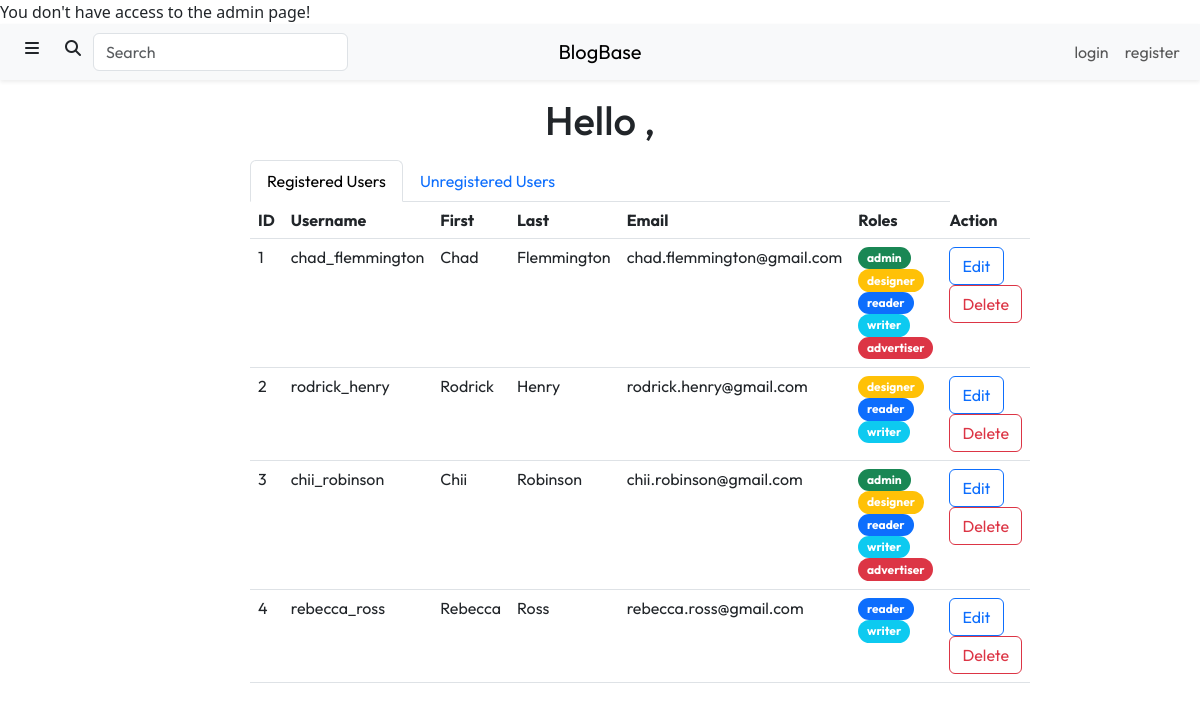
/content/admin.php, run on the app's committed database.
### tables this page shows
CREATE TABLE `Users` (
  `user_id` int(11) NOT NULL,
  `username` varchar(50) NOT NULL,
  `first_name` varchar(50) NOT NULL,
  `last_name` varchar(50) NOT NULL,
  `email` varchar(50) NOT NULL,
  `password` varchar(255) NOT NULL,
  `approved` tinyint(1) NOT NULL DEFAULT 0,
  `reader` tinyint(1) NOT NULL DEFAULT 1,
  `writer` tinyint(1) NOT NULL DEFAULT 0,
  `designer` tinyint(1) NOT NULL DEFAULT 0,
  `advertiser` tinyint(1) NOT NULL DEFAULT 0,
  `admin` tinyint(1) NOT NULL DEFAULT 0
);

### content/admin.php (the view, shortened to what this page needs)
<?php
require_once "../include/connect.inc.php";
?>
<!DOCTYPE html>
<html lang="en">
    <head>
        <link rel="stylesheet" href="https://cdn.jsdelivr.net/npm/bootstrap@5.3.0-alpha1/dist/css/bootstrap.min.css">
        <link rel="stylesheet" href="https://cdnjs.cloudflare.com/ajax/libs/font-awesome/6.2.1/css/all.min.css">
        <link rel="stylesheet" href="./css/styles.css">
    </head>
    <body>
        <div class="header">
            <?php include "./views/header.php" ?>
        </div>
        <div class="container mt-3 mb-3 text-center">
            <h1>Hello <?php echo $user_info['username'] ?>,</h1>
        </div>
        <div class="col-10 col-lg-7 mx-auto mt-3">
            <ul class="nav nav-tabs" id="users-tab" role="tablist">
                <li class="nav-item" role="presentation">
                    <button class="nav-link active" id="registered-tab" data-bs-toggle="tab" data-bs-target="#registered-tab-pane" type="button" role="tab" aria-controls="registered-tab-pane" aria-selected="true">Registered Users</button>
                </li>
                <li class="nav-item" role="presentation">
                    <button class="nav-link" id="unregistered-tab" data-bs-toggle="tab" data-bs-target="#unregistered-tab-pane" type="button" role="tab" aria-controls="unregistered-tab-pane" aria-selected="false">Unregistered Users</button>
                </li>
            </ul>
            <div class="tab-content" id="users-tab-content">
                <div class="tab-pane fade show active" id="registered-tab-pane" role="tabpanel" aria-labelledby="registered-tab" tabindex="0">
                    <?php
                    $reg_users_query = "SELECT *
                                        FROM `Users`
                                        WHERE approved = 1";
                    $reg_users_result = mysqli_query($con, $reg_users_query);
                    ?>
                    <table class="table text-start">
                        <thead>
                            <tr>
                                <th scope="col">ID</th>
                                <th scope="col">Username</th>
                                <th scope="col">First</th>
                                <th scope="col">Last</th>
                                <th scope="col">Email</th>
                                <th scope="col">Roles</th>
                                <th scope="col">Action</th>
                            </tr>
                        </thead>
                        <tbody>
                            <?php while ($current_row = $reg_users_result->fetch_assoc()) { ?>
                                <tr>
                                    <td>
                                        <?php echo $current_row['user_id'] ?>
                                    </td>
                                    <td>
                                        <?php echo $current_row['username'] ?>
                                    </td>
                                    <td>
                                        <?php echo $current_row['first_name'] ?>
                                    </td>
                                    <td>
                                        <?php echo $current_row['last_name'] ?>
                                    </td>
                                    <td>
                                        <?php echo $current_row['email'] ?>
                                    </td>
                                    <td>
                                        <?php
                                        if ($current_row["admin"] == 1) {
                                            echo "<a class='btn badge bg-success rounded-pill text-decoration-none' href='#'>admin</a>";
                                        }
                                        if ($current_row["designer"] == 1) {
                                            echo "<a class='btn badge bg-warning rounded-pill text-decoration-none' href='#'>designer</a>";
                                        }
                                        if ($current_row["reader"] == 1) {
                                            echo "<a class='btn badge bg-primary rounded-pill text-decoration-none' href='#'>reader</a>";
                                        }
                                        if ($current_row["writer"] == 1) {
                                            echo "<a class='btn badge bg-info rounded-pill text-decoration-none' href='#'>writer</a>";
                                        }
                                        if ($current_row["advertiser"] == 1) {
                                            echo "<a class='btn badge bg-danger rounded-pill text-decoration-none' href='#'>advertiser</a>";
                                        }
                                        ?>
                                    </td>
                                    <td>
                                        <a class="btn btn-outline-primary" href="#">Edit</a>
                                        <a class="btn btn-outline-danger" href="../include/delete_user.inc.php?userid=<?php echo $current_row["userid"]; ?>">Delete</a>
                                    </td>
                                </tr>
                            <?php } ?>
                        </tbody>
                    </table>
                </div>
            </div>
        </div>
    </body>
</html>

### content/css/styles.css (style rules this page uses)
* { font-family: 'Outfit', sans-serif; }

### data on the page
users: user_id "1", username "chad_flemmington", first_name "Chad", last_name "Flemmington", email "chad.flemmington@gmail.com", admin "admin", designer "designer", reader "reader", writer "writer", advertiser "advertiser"
users: user_id "2", username "rodrick_henry", first_name "Rodrick", last_name "Henry", email "rodrick.henry@gmail.com", designer "designer", reader "reader", writer "writer"
users: user_id "3", username "chii_robinson", first_name "Chii", last_name "Robinson", email "chii.robinson@gmail.com", admin "admin", designer "designer", reader "reader", writer "writer", advertiser "advertiser"
users: user_id "4", username "rebecca_ross", first_name "Rebecca", last_name "Ross", email "rebecca.ross@gmail.com", reader "reader", writer "writer"
